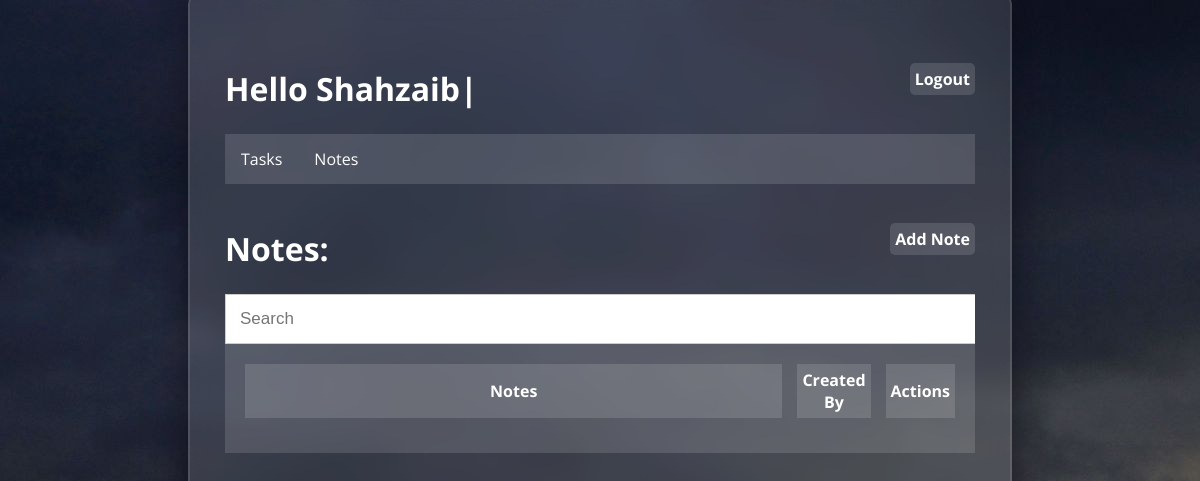
Page /note/ (signed in) on the earlier database version.
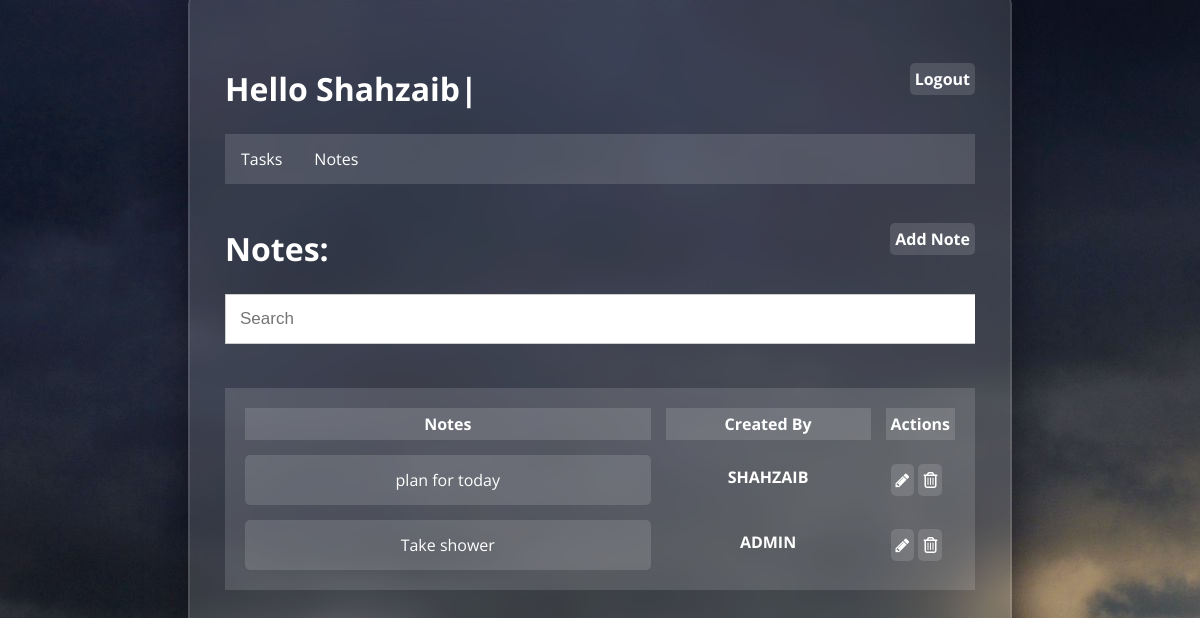
Same page on the later database version.
### base/models.py (models this page shows, shortened)
class Note(models.Model):
    name = models.CharField(max_length=50, null=True)
    note = RichTextField(blank=True, null=True)
    created_by = models.ForeignKey(User, on_delete=models.CASCADE, null=True, blank=True, related_name="note_by_user")

### base/views.py (the view)
# urls.py: path('note/', views.Notelist.as_view(), name='note_list'),
class Notelist(LoginRequiredMixin, ListView):
    paginate_by = 5
    model = Note
    context_object_name = 'notes'
    template_name = 'base/note_list.html'
    def get_context_data(self, *, object_list=None, **kwargs):
        context = super().get_context_data(**kwargs)
        context['notes'] = self.model.objects.all()
        search_input = self.request.GET.get('search-area') or ''
        if search_input:
            context['notes'] = context['notes'].filter(name__icontains=search_input)
        context['search_input'] = search_input
        return context

### base/templates/base/note_list.html (shortened to what this page needs)
{% extends 'base/base2.html' %}
{% block data %}
        <div>
        <h1 style="float: left">Notes:</h1>
       <h4 style="float: right"><a  class="button2" href="{% url 'note_create' %}">Add Note</a></h4>
    </div>
    <br><br><br><br>
<span>
  <form class="topnav" method="GET">
    <input type="text" name="search-area" placeholder="Search" value="{{search_input}}">
    </form>
</span>
        <table style="width:100%; background-color: rgba(255,255,255,0.13);">
  <tr style="background-color: rgba(255,255,255,0.13);">
    <th style="width:100%">Notes</th>
    <th style="width:100%">Created By</th>
    <th style="width:100%">Actions</th>
  </tr>
  <tr>
      {% for note in notes %}
        {% if note.note %}
            <td class="button2"><a href="{% url 'note_detail' note.id %}">{{note.name}}</a></td>
            <td><a class="button4">{{note.created_by|upper}}</a></td>
            <td>
            <a class="button2" href="{% url 'note_update' note.id %}"><i class="fa fa-pencil"></i></a>
            <a class="button2" href="{% url 'note_delete' note.id %}"><i class="fa fa-trash-o"></i></a>
            </td>
        {% else %}
            No Notes Available yet!
        {% endif %}
  </tr>
          <br>
    {% endfor %}
</table>
    <br>
{% endblock data  %}

### base/templates/base/base2.html
{% extends 'base/main.html' %}
{% block content %}
    <div class="header-bar">
    <div style="width: 750px">
    <div>
    <div>
        <h1 style="float: left;">Hello {{request.user|title}}<span class="ani">|</span></h1>
    </div>
        {% if request.user.is_authenticated %}
<h4 style="float: right"><a class="button2" href="{% url 'logout' %}">Logout</a></h4>
        {% else %}
<a href="{% url 'login' %}">Login</a>
{% endif %}
    </div>
    <br><br><br><br>
    <div>
        <ul>
  <li><a href="{% url 'home' %}">Tasks</a></li>
  <li><a href="{% url 'note_list' %}">Notes</a></li>
</ul>
    </div>
    <br>
    {% block data %}{% endblock data %}
    </div>
{% endblock  %}

### base/templates/base/main.html (shortened to what this page needs)
{% load static %}
<!DOCTYPE html>
<html lang="en">
<head>
    <link rel="stylesheet" href="/bower/fontawesome/css/font-awesome.min.css">
    <link rel="stylesheet" href="https://cdnjs.cloudflare.com/ajax/libs/font-awesome/4.7.0/css/font-awesome.min.css">
</head>
<body>
    {% block content %}
    {% endblock content %}
</body>
</html>

Differences in the rows shown:
added Note: name "plan for today", created_by "SHAHZAIB"
added Note: name "Take shower", created_by "ADMIN"
